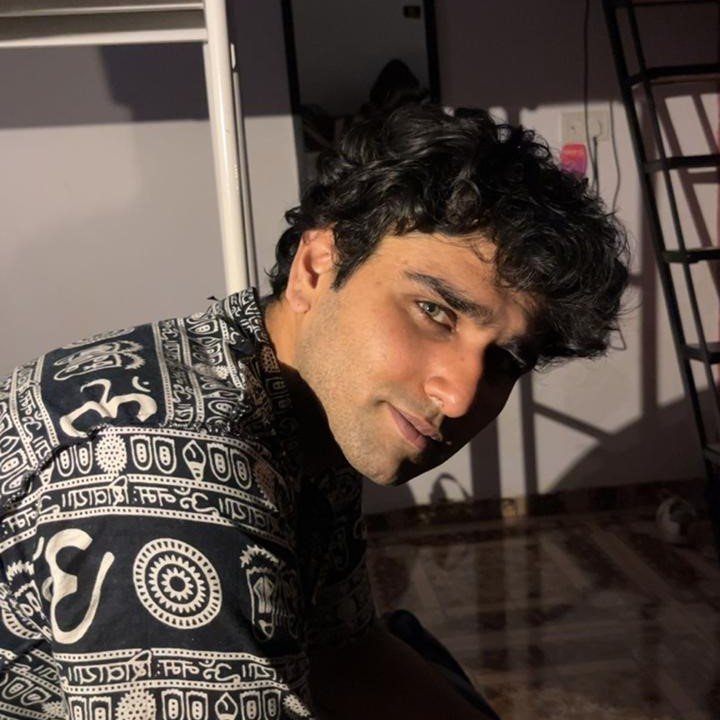
#> input picture examples/Orignal.png, 720 x 720 px
$ jupyter execute image-converter.ipynb   (shell and % lines are left out)
#> lines starting #> are read from the running program, lines starting #| are printed output that depends on the picture
#> the answer given: examples/Orignal.png
#> further down, img is the input picture: shape (720, 720, 3); mean B, G, R 68.9, 76.2, 89.5
#> the answer given: 1
### Installing Dependencies

[cell 1]
import cv2
import matplotlib.pyplot as plt
import glob
import os
from tkinter import Tk
from tkinter.filedialog import askopenfilename

### Function to convert image to different formats

[cell 2]
def colored_sketch(img):
    return cv2.stylization(img, sigma_s=60, sigma_r=0.6)

[cell 3]
def edge_sketch(img):
    grey_img = cv2.cvtColor(img, cv2.COLOR_BGR2GRAY)
    edges = cv2.Canny(grey_img, 50, 150)  # Adjust thresholds for different edge details
    return edges

[cell 4]
def cartoonify(img):
    # Convert to grayscale
    grey_img = cv2.cvtColor(img, cv2.COLOR_BGR2GRAY)

    # Apply median blur
    blur_img = cv2.medianBlur(grey_img, 5)

    # Detect edges using adaptive thresholding
    edges = cv2.adaptiveThreshold(blur_img, 255,
                                  cv2.ADAPTIVE_THRESH_MEAN_C,
                                  cv2.THRESH_BINARY, 9, 9)

    # Apply bilateral filter for smoothing colors
    color_img = cv2.bilateralFilter(img, d=9, sigmaColor=300, sigmaSpace=300)

    # Combine edges with color image
    cartoon = cv2.bitwise_and(color_img, color_img, mask=edges)

    return cartoon

[cell 5]
def adjustable_sketch(img, blur_ksize=111):
#> called with blur_ksize = 111
    grey_img = cv2.cvtColor(img, cv2.COLOR_BGR2GRAY)
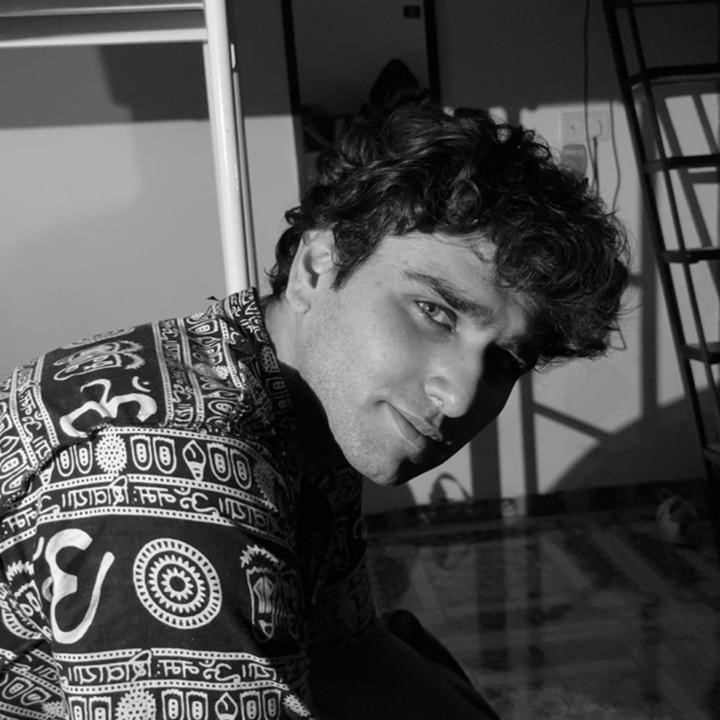
#> grey_img: shape (720, 720); min 0, max 254, mean 79.4
    invert_img = cv2.bitwise_not(grey_img)
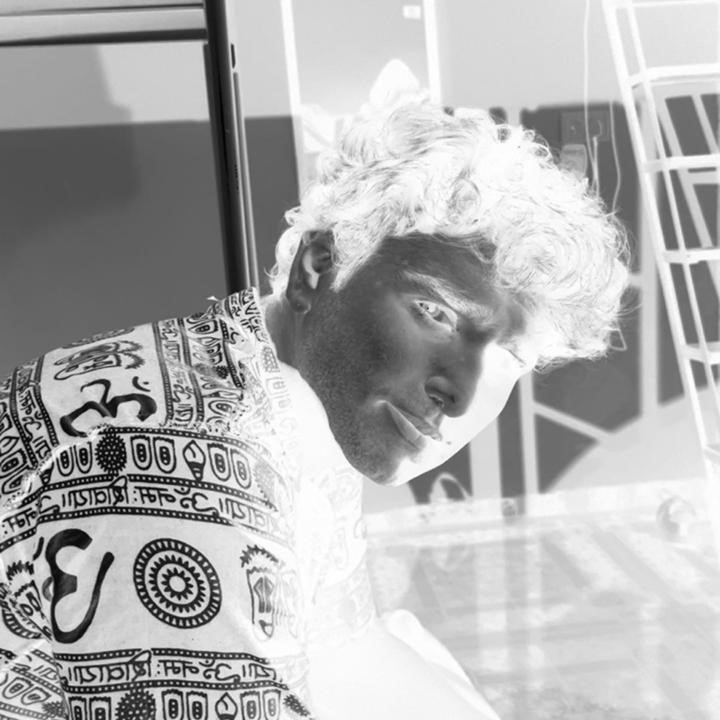
#> invert_img: shape (720, 720); min 1, max 255, mean 175.6
    blur_img = cv2.GaussianBlur(invert_img, (blur_ksize, blur_ksize), 0)
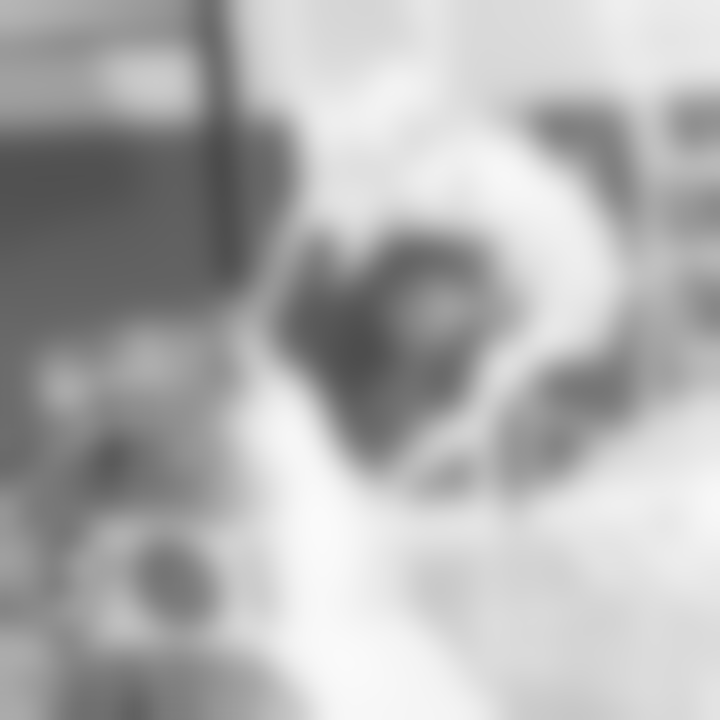
#> blur_img: shape (720, 720); min 75, max 250, mean 175.6
    invblur_img = cv2.bitwise_not(blur_img)
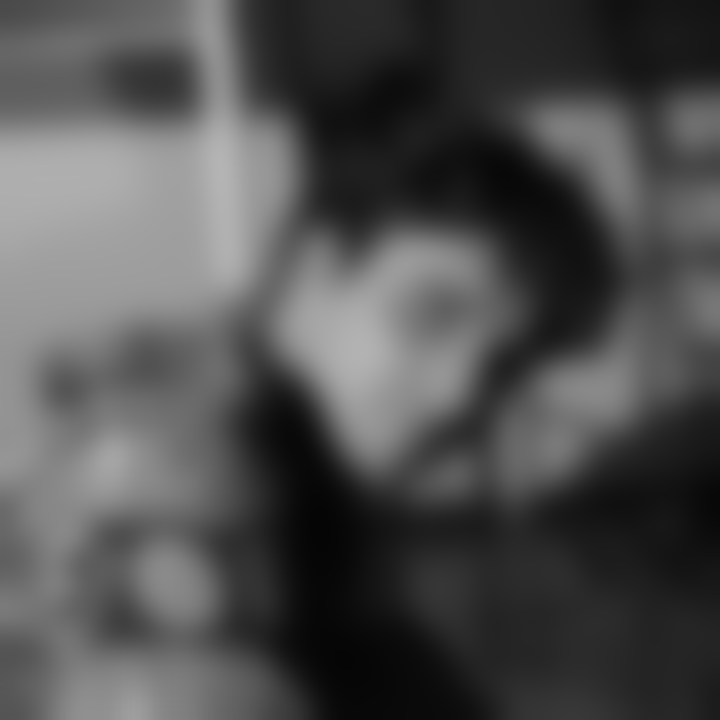
#> invblur_img: shape (720, 720); min 5, max 180, mean 79.4
    sketch_img = cv2.divide(grey_img, invblur_img, scale=256.0)
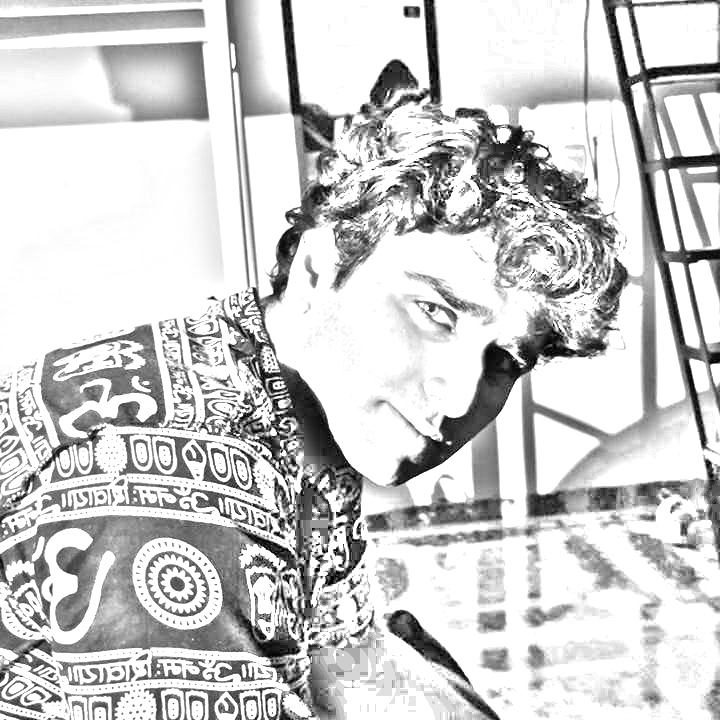
#> sketch_img: shape (720, 720); min 0, max 255, mean 204.2
    return sketch_img

### Function to display image with optional title

[cell 6]
def display_image(image, title=None):
    plt.imshow(image, cmap='gray')
    plt.axis(False)
    if title:
        plt.title(title)
    plt.show()

### Main point to select image and generate different formats

[cell 7]
# File picker
Tk().withdraw()
image_path = askopenfilename(filetypes=[("Image Files", "*.jpg;*.jpeg;*.png")])
img = cv2.imread(image_path)

# Convert BGR to RGB for displaying
RGB_img = cv2.cvtColor(img, cv2.COLOR_BGR2RGB)

# Select Sketch Style
print("Choose Sketch Style:")
print("1 - Pencil Sketch (B/W)")
print("2 - Colored Sketch")
print("3 - Edge-Detection Sketch")
print("4 - Cartoon Effect")
choice = int(input("Enter your choice (1-4): "))

if choice == 1:
    sketch_img = adjustable_sketch(img)
    display_image(sketch_img, "Pencil Sketch")
elif choice == 2:
    sketch_img = colored_sketch(img)
    display_image(sketch_img, "Colored Sketch")
elif choice == 3:
    sketch_img = edge_sketch(img)
    display_image(sketch_img, "Edge-Detection Sketch")
elif choice == 4:
    sketch_img = cartoonify(img)
    display_image(sketch_img, "Cartoon Effect")
else:
    print("Invalid choice. Defaulting to Pencil Sketch.")
    sketch_img = adjustable_sketch(img)
    display_image(sketch_img, "Pencil Sketch")

# Save the result
output_path = image_path.replace(".", f"_style{choice}.")
cv2.imwrite(output_path, sketch_img)
print(f"Sketch saved as {output_path}")
